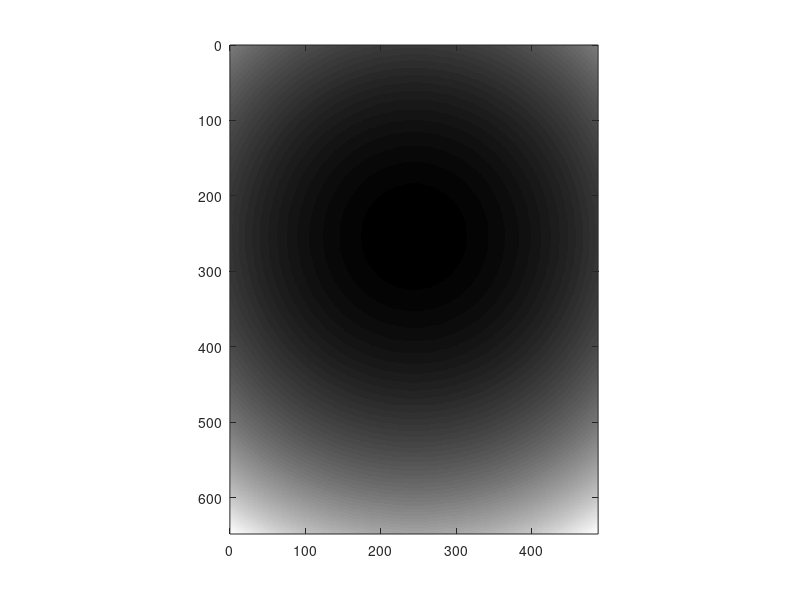

MATLAB code for this plot: (Note: this script raises an error after producing the figure.)
clear all

% Data reading & stacking
frame_width=648;
frame_height=488;

X_overlapping=30;
Y_overlapping=20;

cmin=10;
cmax=40;


frame_width_eff=frame_width-X_overlapping;
frame_height_eff=frame_height-Y_overlapping;


num_of_frame_per_division=16;

normalization_factor=50;

X_mosaic_number=3;
Y_mosaic_number=4;


division_starting_index=3;
total_division_number=1;



division_number=division_starting_index:(division_starting_index+total_division_number-1);
total_FOV_number=X_mosaic_number*Y_mosaic_number;
k=0;

temp_frame_volume=zeros(frame_width,frame_height,num_of_frame_per_division*total_division_number);

%stiched_volume=zeros(frame_width_eff*X_mosaic_number+X_overlapping,frame_height_eff*Y_mosaic_number+Y_overlapping,num_of_frame_per_division);
stiched_image=zeros(frame_width_eff*X_mosaic_number+X_overlapping,frame_height_eff*Y_mosaic_number+Y_overlapping);
% correction image generation

% correction 1 (edge summation correction)

correction_A=ones(frame_width,frame_height);

% left&right bound

for tt=1:X_overlapping
    correction_A(tt,:)=correction_A(tt,:)*(tt/(X_overlapping+1));
    correction_A(frame_width-tt+1,:)=correction_A(frame_width-tt+1,:)*(tt/(X_overlapping+1));
end
for tt=1:Y_overlapping
    correction_A(:,tt)=correction_A(:,tt)*(tt/(Y_overlapping+1));
    correction_A(:,frame_height-tt+1)=correction_A(:,frame_height-tt+1)*(tt/(Y_overlapping+1));
end

imagesc(correction_A);
colormap('gray');
axis equal
xlim([0 size(correction_A,2)]);
ylim([0 size(correction_A,1)]);

G_Ratio=0.95;
Gaussian_X_width=400*G_Ratio;
Gaussian_Y_width=300*G_Ratio;
X_offset=-70;
Y_offset=0;

correction_B_X=ones(frame_width,frame_height);
correction_B_Y=ones(frame_width,frame_height);

for tt=1:frame_height
    correction_B_X(:,tt)=gaussmf((1:frame_width),[Gaussian_X_width frame_width/2+X_offset]);
end
for tt=1:frame_width
    correction_B_Y(tt,:)=gaussmf((1:frame_height),[Gaussian_X_width frame_height/2+Y_offset]);
end
correction_B=1./(correction_B_X.*correction_B_Y);

correction_image=correction_A.*correction_B;
%correction_image(:)=1;
imagesc(correction_B);
colormap('gray');
axis equal
xlim([0 size(correction_B,2)]);
ylim([0 size(correction_B,1)]);

stiched_images=zeros(frame_width_eff*X_mosaic_number+X_overlapping,frame_height_eff*Y_mosaic_number+Y_overlapping,total_division_number);
for NNN=1:length(division_number)
    for N=0:(total_FOV_number-1)

        X_number=rem(N,X_mosaic_number); %0~2
        Y_number=floor(N/X_mosaic_number); %0~2
        X_FOV_number=X_number;
        Y_FOV_number=Y_mosaic_number-1-Y_number;
        folder_path=sprintf('D:\\OCT data\\150713\\2015_0713_150713_musle large area_cassatte_ %d_ %d\\',X_number,Y_number);
        cd(folder_path);
        mkdir('divide');

        for NN=1:length(division_number)
            file_path=[folder_path sprintf('%08d',division_number(NN))];
            fin=fopen(file_path);
            A=fread(fin,[frame_width,frame_height*num_of_frame_per_division],'float32','b');
            if fin ==-1
                k=k+1;
                fclose('all');
            else
                for q=1:num_of_frame_per_division
                    temp_frame_volume(:,:,(NN-1)*num_of_frame_per_division+q)=A(:,(frame_height*(q-1)+1):frame_height*q).*correction_image;
                end
                fclose('all');
            end
        end
                %temp_frame_volume(:)=1;

        stiched_image(((X_FOV_number)*frame_width_eff+1):((X_FOV_number)*frame_width_eff+frame_width),((Y_FOV_number)*frame_height_eff+1):((Y_FOV_number)*frame_height_eff+frame_height))=stiched_image(((X_FOV_number)*frame_width_eff+1):((X_FOV_number)*frame_width_eff+frame_width),((Y_FOV_number)*frame_height_eff+1):((Y_FOV_number)*frame_height_eff+frame_height))+mean(temp_frame_volume,3);


    end
        Normailzed_image=(stiched_image-cmin)/cmax;
        Normailzed_image(Normailzed_image>1)=1;
        imwrite(Normailzed_image,[cd,'\divide\',sprintf('stiched_image_%d.png',NNN),'.png']);
        stiched_image=zeros(frame_width_eff*X_mosaic_number+X_overlapping,frame_height_eff*Y_mosaic_number+Y_overlapping);
        disp(NNN);

end
    imagesc(Normailzed_image);
    colormap('gray');
    caxis([0 1]);
    axis equal
    xlim([0 size(stiched_image,2)]);
    ylim([0 size(stiched_image,1)]);
    %for QQQ=1:4
    %    Normailzed_image=(mean(stiched_volume(:,:,((QQQ-1)*4+1):((QQQ)*4)),3)-cmin)/cmax;
    %    Normailzed_image(Normailzed_image>1)=1;
    %    %stiched_images(:,:,NN)=mean(stiched_volume,3);
    %    imwrite(Normailzed_image,[cd,'\divide\',sprintf('stiched_image_%d.png',(NN-1)*4+QQQ),'.png']);
    %end
    %for QQQ=1:16
    %    Normailzed_image=(mean(stiched_volume(:,:,QQQ),3)-cmin)/cmax;
    %    Normailzed_image(Normailzed_image>1)=1;
        %stiched_images(:,:,NN)=mean(stiched_volume,3);
    %    imwrite(Normailzed_image,[cd,'\divide3\',sprintf('stiched_image_%d.png',(NN-1)*16+QQQ),'.png']);
    %end
    %stiched_volume=zeros(frame_width_eff*X_mosaic_number+X_overlapping,frame_height_eff*Y_mosaic_number+Y_overlapping,num_of_frame_per_division);

%
disable=1;
if disable==0
frame_starting_index=85;
total_frame_number=20;

%stiched_image=mean(stiched_volume(:,:,frame_starting_index:(frame_starting_index+total_frame_number-1)),3);


%
NNN=1;
stiched_image=stiched_images(:,:,NNN);

imagesc(stiched_image);
colormap('gray');
caxis([cmin cmax]);
axis equal
xlim([0 size(stiched_image,2)]);
ylim([0 size(stiched_image,1)]);

Normailzed_image=(stiched_image-cmin)/cmax;
Normailzed_image(Normailzed_image>1)=1;

imagesc(Normailzed_image);
colormap('gray');
caxis([0 1]);
axis equal
xlim([0 size(stiched_image,2)]);
ylim([0 size(stiched_image,1)]);

%% Stacking
%Frame_spacing=5;
%Stacking_starting_frame=1;
%Total_stacked_frame_number=38;

%for qq=1:Total_stacked_frame_number
%    findex=Stacking_starting_frame+(qq-1)*Frame_spacing;
%    stiched_image=mean(stiched_volume(:,:,findex:(findex+total_frame_number-1)),3);
%    Normailzed_image=(stiched_image-cmin)/cmax;
%    Normailzed_image(Normailzed_image>1)=1;
%    imwrite(Normailzed_image,[cd,'\divide\',sprintf('averaged_frame_%d.png',qq),'.png']);
%end

end